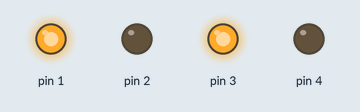
The sketch below on a simulated Arduino Uno, built with avr-gcc and run on an emulated ATmega328P. On the bench: output pins drawn as LEDs (lit = HIGH).

Above: at 1.5 s.
At 4.5 s:
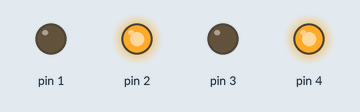
Timing chart, 0 to 7.8 s (numbered marks = the images above):
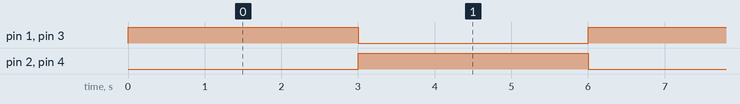

Measured:
- by itself, pin 1–4: alternates HIGH for 3.0 s and LOW for 3.0 s

The sketch:

L293D2.ino
```cpp
void setup() {
  //defined our motors
  pinMode(1,OUTPUT);
   pinMode(2,OUTPUT);
   pinMode(3,OUTPUT);
   pinMode(4,OUTPUT);
}
  void loop() {
    // the motor directions
    digitalWrite(1,HIGH);
       digitalWrite(2,LOW);
       digitalWrite(3,HIGH);
       digitalWrite(4,LOW);
    delay(3000);
    // now change motor directions
     digitalWrite(1,LOW);
       digitalWrite(2,HIGH);
       digitalWrite(3,LOW);
       digitalWrite(4,HIGH);
    delay(3000);

  }
```
